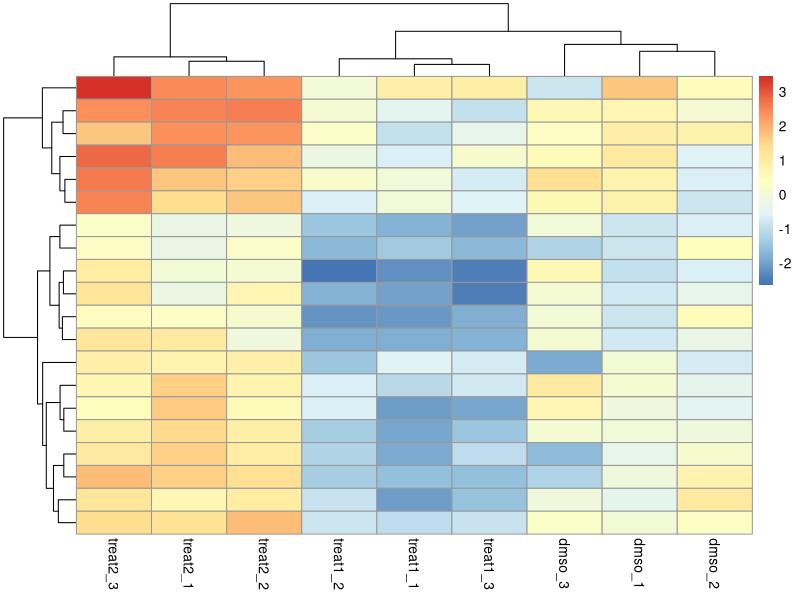
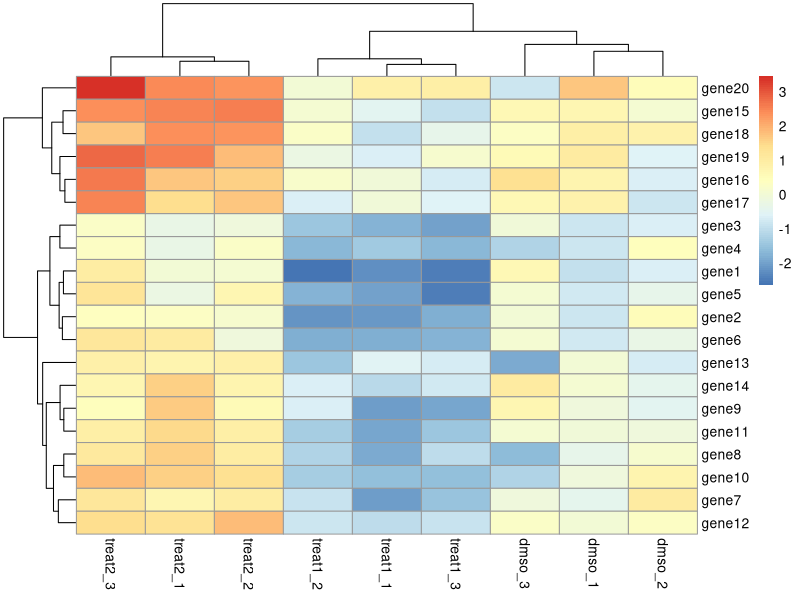

Write R code to recreate these figures, in order.
## ---- chunk 1

library(tidyverse)
library(pheatmap)

knitr::opts_chunk$set(echo = TRUE)
## ---- chunk 2
set.seed(654)
tibble(dmso_1 = rnorm(20), dmso_2 = rnorm(20), dmso_3 = rnorm(20)) %>% 
  arrange(dmso_1) %>%
  rowwise() %>%
  mutate(mean_dmso = mean(dmso_1, dmso_2, dmso_3)) %>%
  ungroup() %>%
  mutate(treat1_1 = mean_dmso - runif(20, min = 0.5, max = 2),
         treat1_2 = mean_dmso - runif(20, min = 0.5, max = 2),
         treat1_3 = mean_dmso - runif(20, min = 0.5, max = 2),
         treat2_1 = mean_dmso + runif(20, min = 0.5, max = 2),
         treat2_2 = mean_dmso + runif(20, min = 0.5, max = 2),
         treat2_3 = mean_dmso + runif(20, min = 0.5, max = 2)) %>%
  select(-mean_dmso) -> test2

pheatmap(as.matrix(test2))

test2 %>% 
  mutate(temp1 = 'gene', temp2 = 1:nrow(.)) %>% 
  unite(gene, temp1, temp2, sep = '') %>%
  select(gene, everything()) -> test3

test3 %>% as.data.frame() %>% column_to_rownames('gene') %>% pheatmap(.)

#write_tsv(test3, 'heatmap_tbl.tsv')
